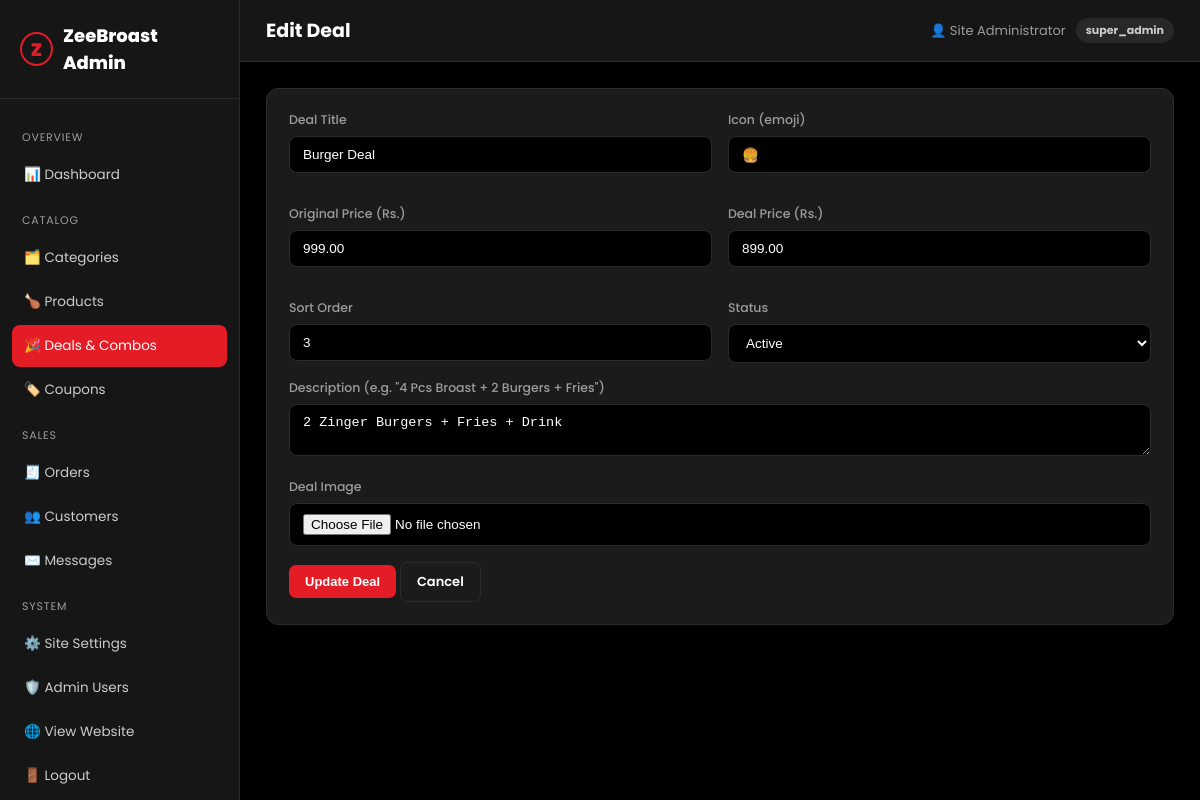
The app's page /admin/deal-edit.php?id=3 (signed in) with its own data.
### tables this page shows
CREATE TABLE `deals` (
  `id` INT UNSIGNED NOT NULL AUTO_INCREMENT,
  `title` VARCHAR(150) NOT NULL,
  `slug` VARCHAR(180) NOT NULL,
  `description` TEXT NULL,
  `image` VARCHAR(255) NULL,
  `icon` VARCHAR(10) NULL,
  `original_price` DECIMAL(10,2) NOT NULL,
  `deal_price` DECIMAL(10,2) NOT NULL,
  `discount_percent` INT NOT NULL DEFAULT 0,
  `status` ENUM('active','inactive') NOT NULL DEFAULT 'active',
  `sort_order` INT NOT NULL DEFAULT 0,
  `created_at` TIMESTAMP NOT NULL DEFAULT CURRENT_TIMESTAMP,
  PRIMARY KEY (`id`),
  UNIQUE KEY `uq_deal_slug` (`slug`)
);

### includes/functions.php (called while the page is built, shortened)
<?php
function e(?string $value): string
{
    return htmlspecialchars($value ?? '', ENT_QUOTES, 'UTF-8');
}
function base_url(string $path = ''): string
{
    return BASE_URL . '/' . ltrim($path, '/');
}
function is_admin_logged_in(): bool
{
    return !empty($_SESSION['admin_id']);
}
function current_admin(): ?array
{
    static $admin = null;
    if ($admin === null) {
        $stmt = db()->prepare('SELECT id, full_name, email, role FROM admin_users WHERE id = ?');
        $stmt->execute([$_SESSION['admin_id']]);
        $admin = $stmt->fetch() ?: null;
    }
    return $admin;
}

### config/database.php (called while the page is built, shortened)
<?php
function db(): PDO
{
    static $pdo = null;
    if ($pdo === null) {
        $dsn = 'mysql:host=' . DB_HOST . ';dbname=' . DB_NAME . ';charset=' . DB_CHARSET;
        $options = [
            PDO::ATTR_ERRMODE            => PDO::ERRMODE_EXCEPTION,
            PDO::ATTR_DEFAULT_FETCH_MODE => PDO::FETCH_ASSOC,
            PDO::ATTR_EMULATE_PREPARES   => false,
        ];
        try {
            $pdo = new PDO($dsn, DB_USER, DB_PASS, $options);
        } catch (PDOException $e) {
            die('Database connection failed. Please try again later.');
        }
    }
    return $pdo;
}

### admin/deal-edit.php (the view, shortened to what this page needs)
<?php
$pdo = db();
$id = (int)($_GET['id'] ?? 0);
$deal = null;
if ($id) {
    $stmt = $pdo->prepare('SELECT * FROM deals WHERE id = ?');
    $stmt->execute([$id]);
    $deal = $stmt->fetch();
}
$admin_page_title = $deal ? 'Edit Deal' : 'Add Deal';
$active_admin = 'deals';
require_once __DIR__ . '/includes/header.php';
?>
<div class="panel">
  <form method="post" enctype="multipart/form-data">
    <div class="form-grid">
      <div class="form-group"><label>Deal Title</label><input class="form-control" name="title" value="<?= e($deal['title'] ?? '') ?>" required></div>
      <div class="form-group"><label>Icon (emoji)</label><input class="form-control" name="icon" value="<?= e($deal['icon'] ?? '🍗') ?>"></div>
      <div class="form-group"><label>Original Price (Rs.)</label><input class="form-control" type="number" step="0.01" name="original_price" value="<?= e($deal['original_price'] ?? '') ?>" required></div>
      <div class="form-group"><label>Deal Price (Rs.)</label><input class="form-control" type="number" step="0.01" name="deal_price" value="<?= e($deal['deal_price'] ?? '') ?>" required></div>
      <div class="form-group"><label>Sort Order</label><input class="form-control" type="number" name="sort_order" value="<?= (int)($deal['sort_order'] ?? 0) ?>"></div>
      <div class="form-group"><label>Status</label>
        <select class="form-control" name="status">
          <option value="active" <?= ($deal['status'] ?? 'active') === 'active' ? 'selected' : '' ?>>Active</option>
        </select>
      </div>
    </div>
    <div class="form-group"><label>Description (e.g. "4 Pcs Broast + 2 Burgers + Fries")</label><textarea class="form-control" name="description" rows="2"><?= e($deal['description'] ?? '') ?></textarea></div>
    <div class="form-group">
      <label>Deal Image</label>
      <input class="form-control" type="file" name="image" accept="image/*">
    </div>
    <button type="submit" class="btn btn-primary"><?= $deal ? 'Update Deal' : 'Add Deal' ?></button>
    <a href="<?= base_url('admin/deals.php') ?>" class="btn btn-outline">Cancel</a>
  </form>
</div>
<?php require_once __DIR__ . '/includes/footer.php'; ?>

### admin/includes/header.php (shortened to what this page needs)
<?php
$admin = current_admin();
$active_admin = $active_admin ?? '';
?>
<!DOCTYPE html>
<html lang="en">
<head>
<link rel="stylesheet" href="<?= base_url('admin/assets/css/admin.css') ?>">
</head>
<body>
<aside class="admin-sidebar">
  <div class="brand"><span class="mark">Z</span> ZeeBroast Admin</div>
  <nav>
    <div class="group-label">Overview</div>
    <a href="<?= base_url('admin/index.php') ?>" class="<?= $active_admin === 'dashboard' ? 'active' : '' ?>">📊 Dashboard</a>
    <div class="group-label">Catalog</div>
    <a href="<?= base_url('admin/categories.php') ?>" class="<?= $active_admin === 'categories' ? 'active' : '' ?>">🗂️ Categories</a>
    <a href="<?= base_url('admin/products.php') ?>" class="<?= $active_admin === 'products' ? 'active' : '' ?>">🍗 Products</a>
    <a href="<?= base_url('admin/deals.php') ?>" class="<?= $active_admin === 'deals' ? 'active' : '' ?>">🎉 Deals &amp; Combos</a>
    <a href="<?= base_url('admin/coupons.php') ?>" class="<?= $active_admin === 'coupons' ? 'active' : '' ?>">🏷️ Coupons</a>
    <div class="group-label">Sales</div>
    <a href="<?= base_url('admin/orders.php') ?>" class="<?= $active_admin === 'orders' ? 'active' : '' ?>">🧾 Orders</a>
    <a href="<?= base_url('admin/customers.php') ?>" class="<?= $active_admin === 'customers' ? 'active' : '' ?>">👥 Customers</a>
    <a href="<?= base_url('admin/messages.php') ?>" class="<?= $active_admin === 'messages' ? 'active' : '' ?>">✉️ Messages</a>
    <div class="group-label">System</div>
    <a href="<?= base_url('admin/settings.php') ?>" class="<?= $active_admin === 'settings' ? 'active' : '' ?>">⚙️ Site Settings</a>
    <a href="<?= base_url('admin/admin-users.php') ?>" class="<?= $active_admin === 'admin-users' ? 'active' : '' ?>">🛡️ Admin Users</a>
    <a href="<?= base_url('index.php') ?>" target="_blank">🌐 View Website</a>
    <a href="<?= base_url('admin/logout.php') ?>">🚪 Logout</a>
  </nav>
</aside>
<div class="admin-main">
  <div class="admin-topbar">
    <h1><?= e($admin_page_title ?? 'Dashboard') ?></h1>
    <div class="admin-user">👤 <?= e($admin['full_name'] ?? '') ?> <span class="badge badge-gray"><?= e($admin['role'] ?? '') ?></span></div>
  </div>
  <div class="admin-content">

### admin/assets/css/admin.css (style rules this page uses)
:root { --bg: #000000; --panel: #161616; --card: #1b1b1b; --border: #2b2b2b; --red: #e31c25; --red-dark: #b7141b; --text: #fff; --muted: #9c9c9c; --radius: 12px; }
* { box-sizing: border-box; margin: 0; padding: 0; }
body { font-family: 'Poppins', sans-serif; background: #000000; color: var(--text); font-size: 14px; display: flex; min-height: 100vh; }
a { text-decoration: none; color: inherit; }
.admin-sidebar { width: 240px; background: var(--panel); border-right: 1px solid var(--border); position: sticky; top: 0; height: 100vh; overflow-y: auto; flex: none; }
.admin-sidebar .brand { padding: 22px 20px; display: flex; align-items: center; gap: 10px; font-weight: 800; font-size: 18px; border-bottom: 1px solid var(--border); }
.admin-sidebar .brand .mark { width: 34px; height: 34px; border-radius: 50%; border: 2px solid var(--red); display: flex; align-items: center; justify-content: center; color: var(--red); font-weight: 900; }
.admin-sidebar nav { padding: 16px 12px; }
.admin-sidebar nav .group-label { font-size: 11px; text-transform: uppercase; letter-spacing: .8px; color: var(--muted); padding: 14px 10px 8px; }
.admin-sidebar nav a { display: flex; align-items: center; gap: 10px; padding: 11px 12px; border-radius: 8px; font-size: 13.5px; color: #ccc; margin-bottom: 2px; }
.admin-sidebar nav a.active { background: var(--red); color: #fff; }
.admin-main { flex: 1; min-width: 0; }
.admin-topbar { display: flex; align-items: center; justify-content: space-between; padding: 16px 26px; border-bottom: 1px solid var(--border); background: var(--panel); }
.admin-topbar h1 { font-size: 19px; font-weight: 700; }
.admin-user { display: flex; align-items: center; gap: 10px; font-size: 13px; color: var(--muted); }
.admin-content { padding: 26px; }
.panel { background: var(--card); border: 1px solid var(--border); border-radius: var(--radius); padding: 22px; margin-bottom: 22px; }
.btn { display: inline-flex; align-items: center; gap: 6px; padding: 9px 16px; border-radius: 7px; font-weight: 600; font-size: 13px; border: none; cursor: pointer; }
.btn-primary { background: var(--red); color: #fff; }
.btn-outline { background: transparent; border: 1px solid var(--border); color: #fff; }
.badge { display: inline-flex; padding: 4px 10px; border-radius: 20px; font-size: 11px; font-weight: 700; }
.badge-gray { background: rgba(255,255,255,.08); color: #ccc; }
.form-group { margin-bottom: 16px; }
.form-group label { display: block; font-size: 12.5px; color: var(--muted); margin-bottom: 7px; font-weight: 500; }
.form-control, select.form-control, textarea.form-control { width: 100%; background: var(--bg); border: 1px solid var(--border); border-radius: 8px; padding: 10px 13px; color: #fff; font-size: 13.5px; }
.form-grid { display: grid; grid-template-columns: 1fr 1fr; gap: 16px; }

### records on screen
deals: title "Burger Deal", icon "🍔", original_price "999.00", deal_price "899.00", sort_order "3", status "Active", description "2 Zinger Burgers + Fries + Drink"

### other values on screen
$admin_page_title "Edit Deal"
$admin['full_name'] "Site Administrator"
$admin['role'] "super_admin"
